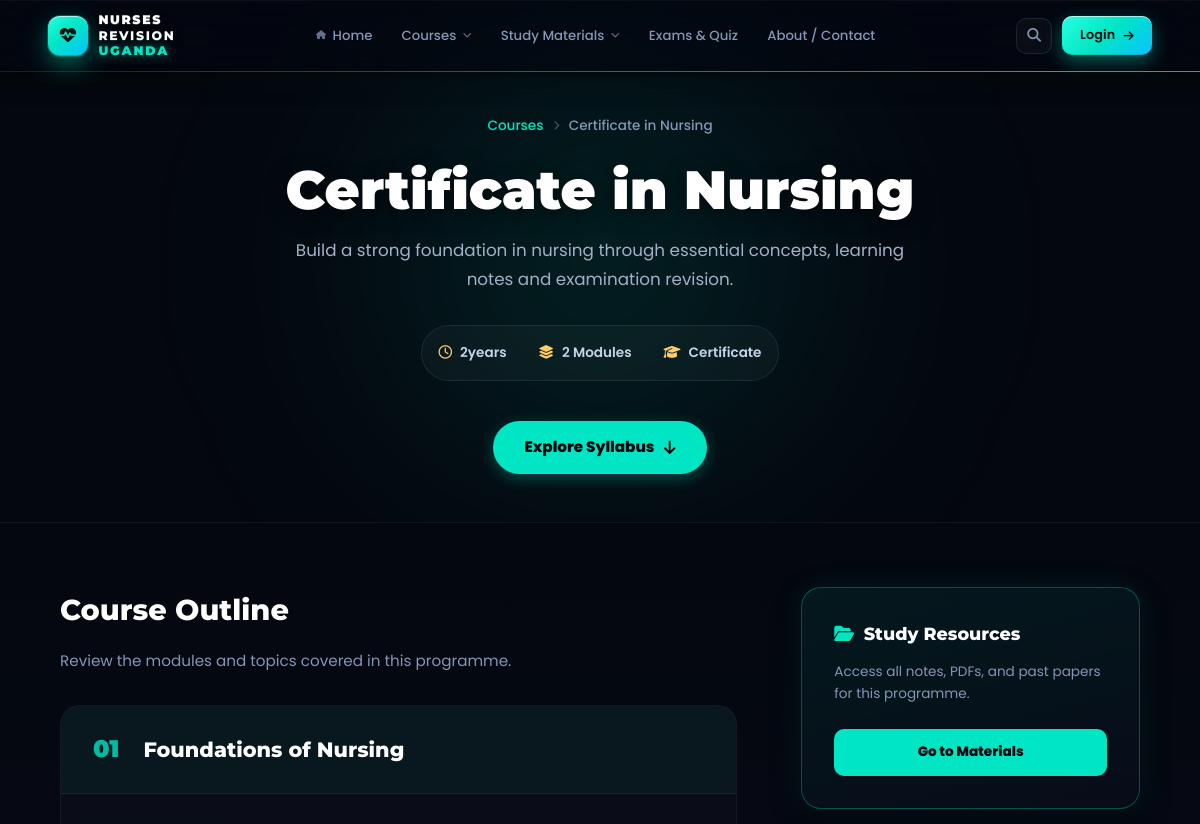
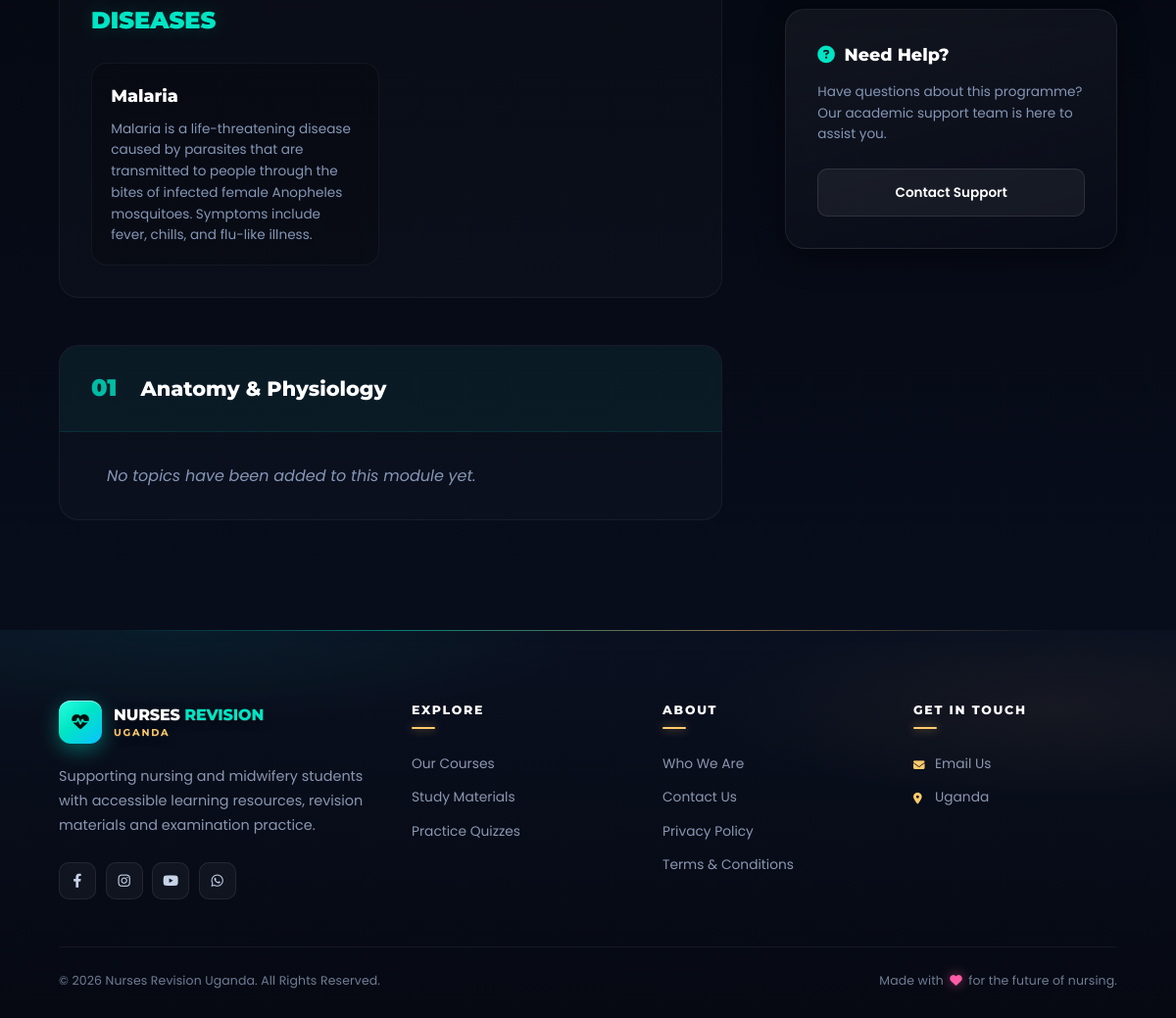
The app's page /courses/certificate-in-nursing/ with its own data (2 pictures, top to bottom).
### core/models.py (models this page shows, shortened)
class Course(models.Model):
    title = models.CharField(max_length=200)
    slug = models.SlugField(unique=True)
    description = models.TextField()
    duration = models.CharField(max_length=50)
    level = models.CharField(max_length=50)
    image = models.ImageField(upload_to='courses/', blank=True, null=True)

class Module(models.Model):
    course = models.ForeignKey(Course, on_delete=models.CASCADE, related_name='modules')
    title = models.CharField(max_length=200)
    order = models.IntegerField(default=1)
    class Meta:
        ordering = ['order']

class Topic(models.Model):
    module = models.ForeignKey(Module, on_delete=models.CASCADE, related_name='topics')
    title = models.CharField(max_length=200, help_text="E.g., Diseases")
    order = models.IntegerField(default=1)
    class Meta:
        ordering = ['order']

class Subtopic(models.Model):
    topic = models.ForeignKey(Topic, on_delete=models.CASCADE, related_name='subtopics')
    title = models.CharField(max_length=200, help_text="E.g., Malaria")
    description = models.TextField(help_text="The main study notes text for this subtopic.")
    image = models.ImageField(upload_to='subtopics/', blank=True, null=True)
    order = models.IntegerField(default=1)
    class Meta:
        ordering = ['order']

### core/views.py (the view)
# urls.py: path('courses/<str:course_slug>/', views.course_detail, name='course_detail'),
def course_detail(request, course_slug):
    course = get_object_or_404(Course, slug=course_slug)
    modules = course.modules.all()
    context = {
        'course': course,
        'modules': modules,
    }
    return render(request, 'course_detail.html', context)

### core/context_processors.py (called while the page is built)
def nav_courses(request):
    return {
        'nav_courses': Course.objects.all()
    }

### core/templates/course_detail.html (shortened to what this page needs)
{% extends 'base.html' %}
{% load static %}
{% block extra_css %}
    <link rel="stylesheet" href="{% static 'css/course_detail.css' %}">
{% endblock %}
{% block content %}
    <header class="course-hero">
        <div class="course-hero-content">
            <div class="breadcrumb">
                <a href="{% url 'courses' %}">Courses</a> <i class="fas fa-chevron-right"></i>
                <span>{{ course.title }}</span>
            </div>
            <h1 class="course-hero-title">{{ course.title }}</h1>
            <p class="course-hero-desc">{{ course.description }}</p>
            <div class="course-hero-meta">
                <span><i class="far fa-clock"></i> {{ course.duration }}</span>
                <span><i class="fas fa-layer-group"></i> {{ modules|length }} Modules</span>
                <span><i class="fas fa-graduation-cap"></i> {{ course.level }}</span>
            </div>
            <a href="#modules" class="btn-enroll">Explore Syllabus <i class="fas fa-arrow-down"></i></a>
        </div>
        <div class="course-hero-glow"></div>
    </header>
    <section class="course-details-section">
        <div class="details-grid">
            <div class="course-main-content">
                <div class="content-block" id="modules">
                    <h2>Course Outline</h2>
                    <p class="block-desc">Review the modules and topics covered in this programme.</p>
                    {% for module in modules %}
                    <div class="module-section">
                        <div class="module-header">
                            <span class="module-num">{{ module.order|stringformat:"02d" }}</span>
                            <h3>{{ module.title }}</h3>
                        </div>
                        <div class="topics-container">
                            {% for topic in module.topics.all %}
                            <div class="topic-group">
                                <h4 class="topic-title">{{ topic.title }}</h4>
                                <div class="subtopics-grid">
                                    {% for subtopic in topic.subtopics.all %}
                                    <div class="subtopic-card">
                                        <div class="subtopic-content">
                                            <h5>{{ subtopic.title }}</h5>
                                            <p>{{ subtopic.description }}</p>
                                        </div>
                                    </div>
                                    {% endfor %}
                                </div>
                            </div>
                            {% empty %}
                            <p class="empty-state-text">No topics have been added to this module yet.</p>
                            {% endfor %}
                        </div>
                    </div>
                    {% endfor %}
                </div>
            </div>
            <aside class="course-sidebar">
                <div class="sidebar-card highlight-card">
                    <h3><i class="fas fa-folder-open"></i> Study Resources</h3>
                    <p>Access all notes, PDFs, and past papers for this programme.</p>
                    <a href="{% url 'materials' %}" class="sidebar-btn">Go to Materials</a>
                </div>
                <div class="sidebar-card">
                    <h3><i class="fas fa-circle-question"></i> Need Help?</h3>
                    <p>Have questions about this programme? Our academic support team is here to assist you.</p>
                    <a href="{% url 'contact' %}" class="sidebar-btn">Contact Support</a>
                </div>
            </aside>
        </div>
    </section>
{% endblock %}

### core/templates/base.html (shortened to what this page needs)
{% load static %}
<!DOCTYPE html>
<html lang="en">
<head>
    <link rel="stylesheet" href="https://cdnjs.cloudflare.com/ajax/libs/font-awesome/6.4.0/css/all.min.css">
    <link rel="stylesheet" href="{% static 'css/style.css' %}">
    {% block extra_css %}{% endblock %}
</head>
<body>
    <nav class="navbar">
        <div class="nav-glow-bg"></div>
        <a href="{% url 'home' %}" class="logo" style="text-decoration:none;">
            <div class="logo-icon">
                <i class="fas fa-heart-pulse"></i>
            </div>
            <div class="logo-text">
                <span>Nurses</span><br>Revision<br><span class="highlight">Uganda</span>
            </div>
        </a>
        <ul class="nav-links">
            <li><a href="{% url 'home' %}" class="{% if request.resolver_match.url_name == 'home' %}active{% endif %}"><i class="fas fa-home"></i> Home</a></li>
            <li class="dropdown">
                <a href="{% url 'courses' %}" class="{% if request.resolver_match.url_name == 'courses' %}active{% endif %}">
                    Courses <i class="fas fa-chevron-down"></i>
                </a>
            </li>
            <li class="dropdown">
                <a href="{% url 'materials' %}" class="{% if request.resolver_match.url_name == 'materials' %}active{% endif %}">
                    Study Materials <i class="fas fa-chevron-down"></i>
                </a>
            </li>
            <li><a href="{% url 'quizzes' %}" class="{% if request.resolver_match.url_name == 'quizzes' %}active{% endif %}">Exams & Quiz</a></li>
            <li><a href="{% url 'contact' %}" class="{% if request.resolver_match.url_name == 'contact' %}active{% endif %}">About / Contact</a></li>
        </ul>
        <div class="nav-actions">
    <button class="icon-btn"><i class="fas fa-search"></i></button>
    <a href="/admin/" class="btn-login-magic">
        <span>Login</span>
        <i class="fas fa-arrow-right"></i>
    </a>
</div>
    </nav>
    <main>
        {% block content %}
        {% endblock %}
    </main>
    <footer class="footer" id="contact">
        <div class="footer-container">
            <div class="footer-brand">
                <a href="{% url 'home' %}" class="logo footer-logo" style="text-decoration:none;">
                    <div class="logo-icon"><i class="fas fa-heart-pulse"></i></div>
                    <div class="logo-text">
                        <strong>Nurses <span>Revision</span></strong>
                        <small>UGANDA</small>
                    </div>
                </a>
                <p>Supporting nursing and midwifery students with accessible learning resources, revision materials and examination practice.</p>
                <div class="social-links">
                    <a href="#" aria-label="Facebook"><i class="fab fa-facebook-f"></i></a>
                    <a href="#" aria-label="Instagram"><i class="fab fa-instagram"></i></a>
                    <a href="#" aria-label="YouTube"><i class="fab fa-youtube"></i></a>
                    <a href="#" aria-label="WhatsApp"><i class="fab fa-whatsapp"></i></a>
                </div>
            </div>
            <div class="footer-links">
                <h3>Explore</h3>
                <a href="{% url 'courses' %}">Our Courses</a>
                <a href="{% url 'materials' %}">Study Materials</a>
                <a href="{% url 'quizzes' %}">Practice Quizzes</a>
            </div>
            <div class="footer-links">
                <h3>About</h3>
                <a href="#">Who We Are</a>
                <a href="{% url 'contact' %}">Contact Us</a>
                <a href="#">Privacy Policy</a>
                <a href="#">Terms & Conditions</a>
            </div>
            <div class="footer-links">
                <h3>Get in Touch</h3>
                <a href="mailto:info@nursesrevisionuganda.com"><i class="fas fa-envelope"></i> Email Us</a>
                <a href="#"><i class="fas fa-location-dot"></i> Uganda</a>
            </div>
        </div>
        <div class="footer-bottom">
            <p>© 2026 Nurses Revision Uganda. All Rights Reserved.</p>
            <p>Made with <i class="fas fa-heart"></i> for the future of nursing.</p>
        </div>
    </footer>
</body>
</html>

### records on screen
Course: title "Certificate in Nursing", description "Build a strong foundation in nursing through essential concepts, learning notes and examination revision.", duration "2years", level "Certificate"
Module: order "01", title "Foundations of Nursing"
Topic: title "DISEASES"
Subtopic: title "Malaria", description "Malaria is a life-threatening disease caused by parasites that are transmitted to people through the bites of infected female Anopheles mosquitoes. Symptoms include fever, chills, and flu-like illness."
Module: order "01", title "Anatomy & Physiology"

### other values on screen
{{ modules|length }} "2"
